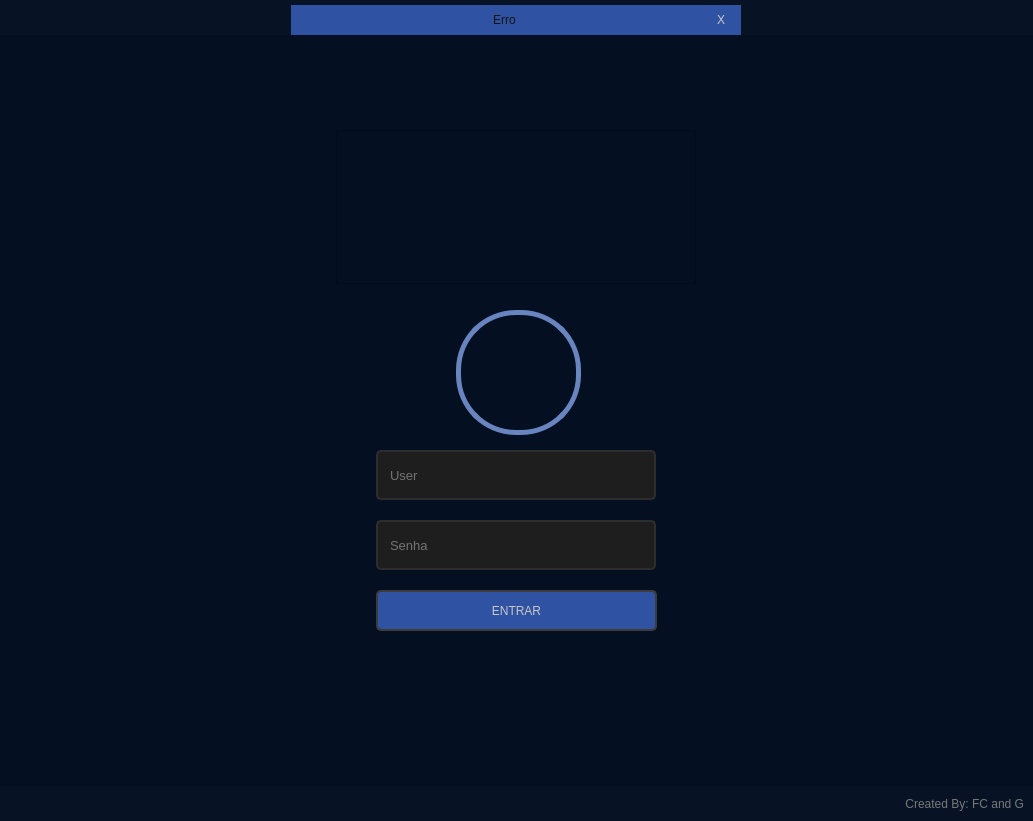
<?xml version="1.0" encoding="UTF-8"?>
<ui version="4.0">
 <class>MainWindow</class>
 <widget class="QMainWindow" name="MainWindow">
  <property name="geometry">
   <rect>
    <x>0</x>
    <y>0</y>
    <width>1033</width>
    <height>821</height>
   </rect>
  </property>
  <property name="minimumSize">
   <size>
    <width>1023</width>
    <height>821</height>
   </size>
  </property>
  <property name="font">
   <font>
    <family>Segoe UI</family>
   </font>
  </property>
  <property name="windowTitle">
   <string>MainWindow</string>
  </property>
  <property name="styleSheet">
   <string notr="true">background-color: rgb(7, 19, 37);
color: rgb(200, 200, 200);
</string>
  </property>
  <widget class="QWidget" name="centralwidget">
   <layout class="QVBoxLayout" name="verticalLayout">
    <property name="spacing">
     <number>0</number>
    </property>
    <property name="leftMargin">
     <number>0</number>
    </property>
    <property name="topMargin">
     <number>0</number>
    </property>
    <property name="rightMargin">
     <number>0</number>
    </property>
    <property name="bottomMargin">
     <number>0</number>
    </property>
    <item>
     <widget class="QFrame" name="top_bar">
      <property name="maximumSize">
       <size>
        <width>16777215</width>
        <height>35</height>
       </size>
      </property>
      <property name="styleSheet">
       <string notr="true"/>
      </property>
      <property name="frameShape">
       <enum>QFrame::NoFrame</enum>
      </property>
      <property name="frameShadow">
       <enum>QFrame::Raised</enum>
      </property>
      <layout class="QHBoxLayout" name="horizontalLayout_2">
       <property name="spacing">
        <number>0</number>
       </property>
       <property name="leftMargin">
        <number>0</number>
       </property>
       <property name="topMargin">
        <number>5</number>
       </property>
       <property name="rightMargin">
        <number>0</number>
       </property>
       <property name="bottomMargin">
        <number>0</number>
       </property>
       <item>
        <widget class="QFrame" name="frame_erro">
         <property name="maximumSize">
          <size>
           <width>450</width>
           <height>16777215</height>
          </size>
         </property>
         <property name="styleSheet">
          <string notr="true">background-color: rgb(47, 82, 162);
border-radius: 58px;</string>
         </property>
         <property name="frameShape">
          <enum>QFrame::StyledPanel</enum>
         </property>
         <property name="frameShadow">
          <enum>QFrame::Raised</enum>
         </property>
         <layout class="QHBoxLayout" name="horizontalLayout_3">
          <property name="spacing">
           <number>3</number>
          </property>
          <property name="leftMargin">
           <number>10</number>
          </property>
          <property name="topMargin">
           <number>3</number>
          </property>
          <property name="rightMargin">
           <number>10</number>
          </property>
          <property name="bottomMargin">
           <number>3</number>
          </property>
          <item>
           <widget class="QLabel" name="label_erro">
            <property name="text">
             <string>&lt;html&gt;&lt;head/&gt;&lt;body&gt;&lt;p&gt;&lt;span style=&quot; color:#141414;&quot;&gt;Erro&lt;/span&gt;&lt;/p&gt;&lt;/body&gt;&lt;/html&gt;</string>
            </property>
            <property name="alignment">
             <set>Qt::AlignCenter</set>
            </property>
           </widget>
          </item>
          <item>
           <widget class="QPushButton" name="pushButton_close_popup">
            <property name="maximumSize">
             <size>
              <width>20</width>
              <height>20</height>
             </size>
            </property>
            <property name="styleSheet">
             <string notr="true">QPushButton{
	border-radius: 5px
}
QPushButton:hover{
	background-color: rgb(63, 143, 205);
}
QPushButton:pressed{
	background-color: rgb(43, 89, 145);
}</string>
            </property>
            <property name="text">
             <string>X</string>
            </property>
           </widget>
          </item>
         </layout>
        </widget>
       </item>
      </layout>
     </widget>
    </item>
    <item>
     <widget class="QFrame" name="content">
      <property name="styleSheet">
       <string notr="true">background-color: rgb(4, 15, 34);</string>
      </property>
      <property name="frameShape">
       <enum>QFrame::NoFrame</enum>
      </property>
      <property name="frameShadow">
       <enum>QFrame::Raised</enum>
      </property>
      <layout class="QHBoxLayout" name="horizontalLayout">
       <item>
        <widget class="QFrame" name="login">
         <property name="maximumSize">
          <size>
           <width>600</width>
           <height>600</height>
          </size>
         </property>
         <property name="styleSheet">
          <string notr="true"/>
         </property>
         <property name="frameShape">
          <enum>QFrame::NoFrame</enum>
         </property>
         <property name="frameShadow">
          <enum>QFrame::Raised</enum>
         </property>
         <widget class="QFrame" name="Logo">
          <property name="geometry">
           <rect>
            <x>120</x>
            <y>20</y>
            <width>360</width>
            <height>154</height>
           </rect>
          </property>
          <property name="styleSheet">
           <string notr="true">background-image: url(:/login_icons/Imagens/logo_definitiva.png);
background-repeat: no-repeat;</string>
          </property>
          <property name="frameShape">
           <enum>QFrame::StyledPanel</enum>
          </property>
          <property name="frameShadow">
           <enum>QFrame::Raised</enum>
          </property>
         </widget>
         <widget class="QFrame" name="Usuario">
          <property name="geometry">
           <rect>
            <x>240</x>
            <y>200</y>
            <width>125</width>
            <height>125</height>
           </rect>
          </property>
          <property name="styleSheet">
           <string notr="true">QFrame{
background-image: url(:/login_icons/Imagens/homem_usuario.png);
background-repeat: no-repeat;
border-radius: 60px;
border: 5px solid rgb(105, 133, 192);
}</string>
          </property>
          <property name="frameShape">
           <enum>QFrame::StyledPanel</enum>
          </property>
          <property name="frameShadow">
           <enum>QFrame::Raised</enum>
          </property>
         </widget>
         <widget class="QLineEdit" name="txt_usuario_login">
          <property name="geometry">
           <rect>
            <x>160</x>
            <y>340</y>
            <width>280</width>
            <height>50</height>
           </rect>
          </property>
          <property name="font">
           <font>
            <family>Segoe UI</family>
            <pointsize>10</pointsize>
           </font>
          </property>
          <property name="styleSheet">
           <string notr="true">QLineEdit{
	border: 2px solid rgb(45,45,45);
	border-radius: 5px;
	padding: 10px;
	background-color: rgb(30,30,30);
	color: rgb(100, 100, 100, 100);
}
QLineEdit{
	color: rgb(200, 200, 200);
}
</string>
          </property>
          <property name="text">
           <string/>
          </property>
          <property name="maxLength">
           <number>32</number>
          </property>
          <property name="placeholderText">
           <string>User</string>
          </property>
         </widget>
         <widget class="QLineEdit" name="txt_senha_login">
          <property name="geometry">
           <rect>
            <x>160</x>
            <y>410</y>
            <width>280</width>
            <height>50</height>
           </rect>
          </property>
          <property name="font">
           <font>
            <family>Segoe UI</family>
            <pointsize>10</pointsize>
           </font>
          </property>
          <property name="styleSheet">
           <string notr="true">QLineEdit{
	border: 2px solid rgb(45,45,45);
	border-radius: 5px;
	padding: 10px;
	background-color: rgb(30,30,30);
	color: rgb(100, 100, 100, 100);
}
QLineEdit{
	color: rgb(200, 200, 200);
}</string>
          </property>
          <property name="text">
           <string/>
          </property>
          <property name="maxLength">
           <number>16</number>
          </property>
          <property name="echoMode">
           <enum>QLineEdit::Password</enum>
          </property>
          <property name="placeholderText">
           <string>Senha</string>
          </property>
         </widget>
         <widget class="QPushButton" name="btn_entrar">
          <property name="geometry">
           <rect>
            <x>160</x>
            <y>480</y>
            <width>281</width>
            <height>41</height>
           </rect>
          </property>
          <property name="font">
           <font>
            <family>Segoe UI</family>
           </font>
          </property>
          <property name="styleSheet">
           <string notr="true">QPushButton {
    background-color: rgb(47, 82, 162);
    border: 2px solid rgb(60, 60, 60);
    border-radius: 5px;
}
QPushButton:hover {
    background-color:  rgb(57, 100, 190);
    border: 2px solid rgb(70, 70, 70);
}
QPushButton:pressed {
    background-color: rgb(36, 64, 128);
    border: 2px solid rgb(110, 65, 216);
}</string>
          </property>
          <property name="text">
           <string>ENTRAR</string>
          </property>
         </widget>
        </widget>
       </item>
      </layout>
     </widget>
    </item>
    <item>
     <widget class="QFrame" name="bottom">
      <property name="maximumSize">
       <size>
        <width>16777215</width>
        <height>35</height>
       </size>
      </property>
      <property name="styleSheet">
       <string notr="true">color: rgb(31, 31, 31);
</string>
      </property>
      <property name="frameShape">
       <enum>QFrame::NoFrame</enum>
      </property>
      <property name="frameShadow">
       <enum>QFrame::Raised</enum>
      </property>
      <layout class="QVBoxLayout" name="verticalLayout_2">
       <item>
        <widget class="QLabel" name="label_credito">
         <property name="font">
          <font>
           <family>Segoe UI</family>
          </font>
         </property>
         <property name="styleSheet">
          <string notr="true">color: rgb(120,120, 120);</string>
         </property>
         <property name="text">
          <string>Created By: FC and G</string>
         </property>
         <property name="alignment">
          <set>Qt::AlignRight|Qt::AlignTrailing|Qt::AlignVCenter</set>
         </property>
        </widget>
       </item>
      </layout>
     </widget>
    </item>
   </layout>
  </widget>
 </widget>
 <resources>
  <include location="Icones.qrc"/>
  <include location="login.qrc"/>
 </resources>
 <connections/>
</ui>
